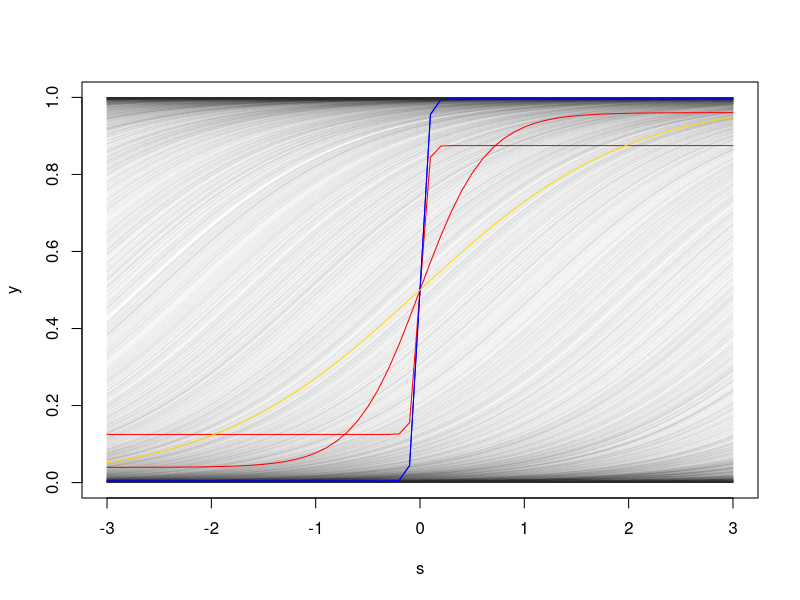
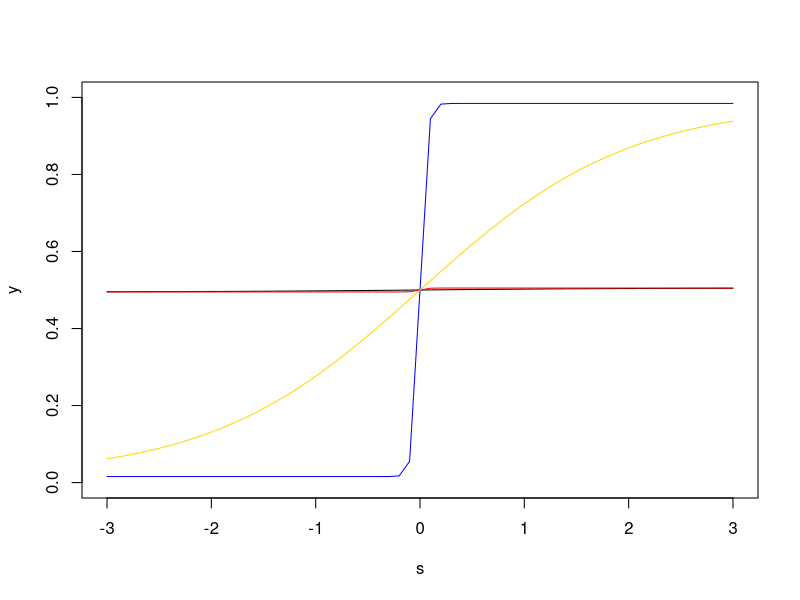

Source code (R) for these figures, in order:
# sigma 10, n 1, beta 3 is beautiful
# alpha <- 0
beta <- 0
theta <- c(.1, 0)
n <- 1
s <- seq(-3, 3, 0.1)
sigma <- 10
# y <- 1/2 + (1-alpha)*(1-exp(-n))*(plogis(sqrt(n)*beta*(s)) - 1/2)
eps <- rnorm(1, 0, sigma / sqrt(n))
y <- plogis(n * (s) + eps)
plot(s, y, type = "l", ylim = c(0, 1), col = rgb(0, 0, 0, 0.01))
vec <- c()
for (i in 1:10000) {
  eps <- rnorm(1, 0, sigma / sqrt(n))
  y <- plogis(n * (s) + eps)
  vec[i] <- rbinom(1, 1, y)
  points(s, y, type = "l", ylim = c(0, 1), col = rgb(0, 0, 0, 0.01))
}
mean(vec)


alpha <- 0.25
beta <- 1
theta <- c(1, 0)
n <- 10
s <- seq(-3, 3, 0.1)
y <- 1 / 2 + (1 - alpha / sqrt(n)) * (plogis(sqrt(n) * beta * (s)) - 1 / 2)
points(s, y, type = "l", col = "red")

alpha <- 0.25
beta <- 1
theta <- c(1, 0)
n <- 1000
s <- seq(-3, 3, 0.1)
y <- 1 / 2 + (1 - alpha / sqrt(n)) * (plogis(sqrt(n) * beta * (s)) - 1 / 2)
points(s, y, type = "l", col = "blue")

alpha <- .25
beta <- 1
theta <- c(0.1, 0)
n <- 1000
s <- seq(-3, 3, 0.1)
y <- 1 / 2 * alpha + (1 - alpha) * plogis(sqrt(n) * beta * (s))
points(s, y, type = "l", col = "red")

alpha <- .25
beta <- 1
theta <- c(0.1, 0)
n <- 1000
s <- seq(-3, 3, 0.1)
y <- 1 / 2 * alpha / sqrt(n) + (1 - alpha / sqrt(n)) * plogis(sqrt(n) * beta * (s))
points(s, y, type = "l", col = "blue")

alpha <- .25
beta <- 1
theta <- c(0.1, 0)
n <- 1000
s <- seq(-3, 3, 0.1)
y <- 1 / 2 * alpha / sqrt(n) + (1 - alpha / sqrt(n)) * plogis(beta * (s))
points(s, y, type = "l", col = "gold")


################################################################
alpha <- 0.99
beta <- 1
theta <- c(1, 0)
n <- 1
s <- seq(-3, 3, 0.1)
y <- 1 / 2 * alpha + (1 - alpha) * plogis(sqrt(n) * beta * (s))
plot(s, y, type = "l", ylim = c(0, 1))

alpha <- 0.99
beta <- 1
theta <- c(0.1, 0)
n <- 1000
s <- seq(-3, 3, 0.1)
y <- 1 / 2 * alpha + (1 - alpha) * plogis(sqrt(n) * beta * (s))
points(s, y, type = "l", col = "red")

alpha <- 0.99
beta <- 1
theta <- c(0.1, 0)
n <- 1000
s <- seq(-3, 3, 0.1)
y <- 1 / 2 * alpha / sqrt(n) + (1 - alpha / sqrt(n)) * plogis(sqrt(n) * beta * (s))
points(s, y, type = "l", col = "blue")

alpha <- 0.99
beta <- 1
theta <- c(0.1, 0)
n <- 1000
s <- seq(-3, 3, 0.1)
y <- 1 / 2 * alpha / sqrt(n) + (1 - alpha / sqrt(n)) * plogis(beta * (s))
points(s, y, type = "l", col = "gold")
